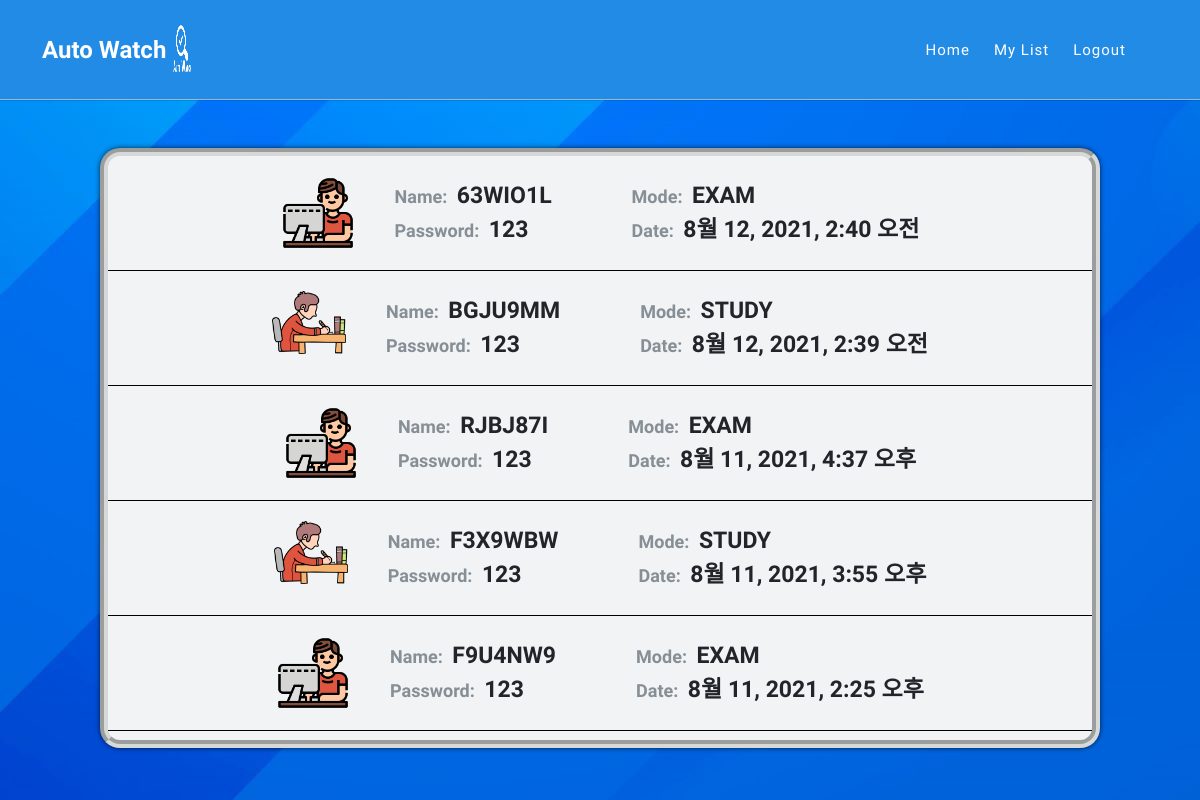
The app's page /main/list/room (signed in), older data.
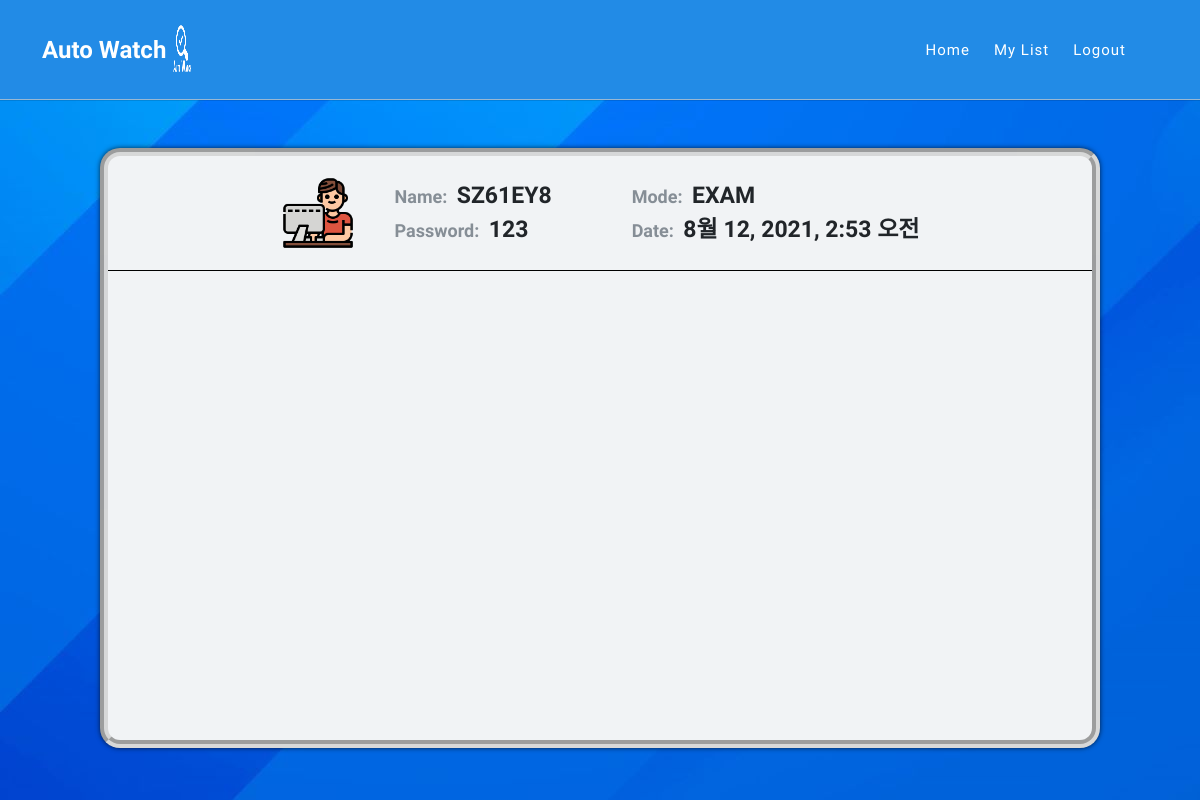
The same page, newer data.
### main/models.py (models this page shows, shortened)
class Room(models.Model):
    room_name = models.CharField(max_length=128, verbose_name="방 이름")
    room_password = models.CharField(max_length=64, verbose_name="방 비밀번호")
    file = models.FileField(upload_to="room", verbose_name="파일", default="NULL")
    mode = models.CharField(max_length=64, verbose_name="모드", default="NULL")
    maker = models.EmailField(max_length=64, verbose_name="생성자", default="NULL")
    make_date = models.DateTimeField(auto_now_add=True, verbose_name='생성 날짜')
    member_list = models.CharField(max_length=64, verbose_name='회원명단리스트',default=None)
    class Meta:
        db_table = 'room'
        verbose_name = 'Room 명단'
        verbose_name_plural = 'Room 명단'

### main/views.py (the view)
# urls.py: path('list/room', RoomList.as_view()),
class RoomList(ListView):
    model = Room
    template_name = 'roomlist.html'
    def get_queryset(self):    # roomlist를 보여줄 queryset 특정
        QuerySet = Room.objects.filter(maker = self.request.session.get('user_email')).order_by('-make_date')
        return QuerySet

### main/templates/roomlist.html (shortened to what this page needs)
<!DOCTYPE html>
<html lang="ko" id="html">
<head>
    <link href="/static/vendor/bootstrap/css/bootstrap.min.css" rel="stylesheet">
    <link rel="stylesheet" href="/static/assets/css/fontawesome.css">
    <link rel="stylesheet" href="/static/assets/css/templatemo-seo-dream.css?after">
    <link rel="stylesheet" href="/static/assets/css/main.css">
    <link rel="stylesheet" href="/static/assets/css/makeroom.css">
    <link rel="stylesheet" href="/static/assets/css/enterroom.css?after">
    <link rel="stylesheet" href="/static/assets/css/list.css?after">
    <link rel="stylesheet" href="/static/assets/css/animated.css">
    <link rel="stylesheet" href="https://cdnjs.cloudflare.com/ajax/libs/animate.css/4.1.1/animate.min.css"/>
    <link rel="stylesheet" href="/static/assets/css/owl.css">
</head>
<body>
    <div class="animate__animated animate__fadeInDown animate__delay-0.8s">
      <header class="header-area">
        <div class="container">
          <div class="row">
            <div class="col-12">
                <nav class="main-nav">
                  <a href="/main" class="logo">
                    <h4>Auto Watch <img src="/static/assets/images/자동감시로고_-removebg-preview.png" alt="" class="auto_logo"></h4>
                  </a>
                  <ul class="nav">
                    <li class="scroll-to-section"><a href="/main">Home</a></li>
                    <li class="scroll-to-section"><a href="/main/list">My List</a></li>
                    <li class="scroll-to-section"><a href="/logout">Logout {{username}}</a></li>
                    <li class="scroll-to-section"></li>
                  </ul>
                </nav>
            </div>
          </div>
        </div>
      </header>
    </div>
    <div class="main">
      <div class="inner">
        <div class="list-wapper">
          {% if object_list %}
              {% for Room in object_list %}
                  {% if Room.mode == 'STUDY' %}
                      <div class="room-list">
                          <img src="/static/assets/images/studying.png" alt="">
                          <div class="over"><span class="list-sub-text">Name: </span><span class="list-main-text">{{Room.room_name}}</span><br><span class="list-sub-text">Password: </span><span class="list-main-text">{{Room.room_password}}</span></div>
                          <div class="under"><span class="list-sub-text">Mode: </span><span class="list-main-text">{{Room.mode}}</span><br><span class="list-sub-text">Date: </span><span class="list-main-text">{{Room.make_date}}</span></div>
                      </div>
                  {% elif Room.mode == 'EXAM' %}
                      <div class="room-list">
                          <img src="/static/assets/images/exam.png" alt="">
                          <div class="over"><span class="list-sub-text">Name: </span><span class="list-main-text">{{Room.room_name}}</span><br><span class="list-sub-text">Password: </span><span class="list-main-text">{{Room.room_password}}</span></div>
                          <div class="under"><span class="list-sub-text">Mode: </span><span class="list-main-text">{{Room.mode}}</span><br><span class="list-sub-text">Date: </span><span class="list-main-text">{{Room.make_date}}</span></div>
                      </div>
                  {%endif%}
              {% endfor%}
          {% else %}
              <div id="noroom" class="animate__animated animate__rubberBand animate__delay-0.8s">
                  <span>생성한 방이 없습니다!</span>
                  <img src="/static/assets/images/embarrassed.png" alt="">
              </div>
          {%endif%}
        </div>
      </div>
    </div>
</body>
</html>

### static/assets/css/templatemo-seo-dream.css (style rules this page uses)
* { margin: 0; padding: 0; border: 0; outline: 0; }
ul, li { padding: 0; margin: 0; list-style: none; }
header, nav, section, article, aside, footer, hgroup { display: block; }
* { box-sizing: border-box; }
html, body { font-family: 'fontawesome-webfont', sans-serif; font-weight: 400; background-color: #fff; -ms-text-size-adjust: 100%; -webkit-font-smoothing: antialiased; -moz-osx-font-smoothing: grayscale; }
a { text-decoration: none; }
img { width: 100%; overflow: hidden; }
html, body { background: #fff; font-family: 'Open Sans', sans-serif; }
.header-area { background-color: #228be6; border-bottom: 1px solid rgba(204,204,204, 0.7); box-shadow: 0 0 1px rgba(0,0,0, 0.7); position: absolute; top: 0px; left: 0px; right: 0px; z-index: 100; height: 100px; -webkit-transition: all .5s ease 0s; -moz-transition: all .5s ease 0s; -o-transition: all .5s ease 0s; transition: all .5s ease 0s; }
.header-area .main-nav { min-height: 80px; background: transparent; }
.header-area .main-nav .logo { float: left; -webkit-transition: all 0.3s ease 0s; -moz-transition: all 0.3s ease 0s; -o-transition: all 0.3s ease 0s; transition: all 0.3s ease 0s; }
.header-area .main-nav .logo h4 { font-size: 30px; font-weight: 800; text-transform: capitalize; color: #fff; line-height: 100px; float: left; width: 300px; -webkit-transition: all 0.3s ease 0s; -moz-transition: all 0.3s ease 0s; -o-transition: all 0.3s ease 0s; transition: all 0.3s ease 0s; }
.header-area .main-nav .logo h4 img { margin-top: 10px; width: 80px; height: 80px; }
.header-area .main-nav .nav { float: right; margin-top: 30px; margin-right: 0px; background-color: transparent; -webkit-transition: all 0.3s ease 0s; -moz-transition: all 0.3s ease 0s; -o-transition: all 0.3s ease 0s; transition: all 0.3s ease 0s; position: relative; z-index: 999; }
.header-area .main-nav .nav li { padding-left: 20px; padding-right: 20px; }
.header-area .main-nav .nav li:last-child { padding-right: 0px; padding-left: 40px; }
.header-area .main-nav .nav li a { display: block; font-weight: 500; font-size: 15px; color: #fff; text-transform: capitalize; -webkit-transition: all 0.3s ease 0s; -moz-transition: all 0.3s ease 0s; -o-transition: all 0.3s ease 0s; transition: all 0.3s ease 0s; height: 40px; line-height: 40px; border: transparent; letter-spacing: 1px; }
.header-area .nav { margin-top: 30px; }
@media (max-width: 1200px) { .header-area .main-nav .nav li { padding-left: 12px; padding-right: 12px; } }
@media (max-width: 1200px) { .header-area .main-nav:before { display: none; } }
@media (min-width: 767px) { .header-area .main-nav .nav { display: flex !important; } }
.auto_logo { width: 100px; height: 50px; }
@media (max-width: 1200px) { .header-area .main-nav .logo h4 { font-size: 24px; } }
@media (max-width: 1200px) { .header-area .main-nav .logo h4 img { max-width: 25px; margin-left: 0px; } }
@media (max-width: 1200px) { .header-area .main-nav .nav li:last-child { padding-left: 20px; } }

### static/assets/css/main.css (style rules this page uses)
html,body { width: 100%; height: 100%; overflow: hidden; background-color: rgba(0,0,0, 0.7); }
.header-area .main-nav img { margin-top: 20px; }
.main { background-image: url(../images/main-back.jpg); background-repeat: no-repeat; width: 100%; height: 100%; display: flex; justify-content: center; align-items: center; }
.inner { margin-top: 6rem; width: 1000px; height: 600px; background-color: #f1f3f5; border-radius: 20px; border: 8px rgba(204,204,204, 0.7); border-style: groove; box-shadow: 0 0 5px rgba(0,0,0, 0.7); }

### static/assets/css/list.css (style rules this page uses)
.list-wapper { overflow: scroll; width: 100%; height: 100%; }
.room-list { border-bottom: 1px solid black; display: flex; justify-content: center; align-items: center; padding: 20px; }
.room-list img { width: 74px; height: 74px; }
.list-sub-text { font-size: large; color: #868e96; font-weight: 700; margin-left: 30px; }
.list-main-text { font-size: 23px; color: #212529; font-weight: 650; margin-left: 5px; }
.over { margin-left: 10px; }
.under { margin-left: 50px; }

Row changes from the older to the newer data that the page shows:
removed Room: room_name "63WIO1L", room_password "123", mode "EXAM", make_date "8월 12, 2021, 2:40 오전"
removed Room: room_name "BGJU9MM", room_password "123", mode "STUDY", make_date "8월 12, 2021, 2:39 오전"
removed Room: room_name "RJBJ87I", room_password "123", mode "EXAM", make_date "8월 11, 2021, 4:37 오후"
removed Room: room_name "F3X9WBW", room_password "123", mode "STUDY", make_date "8월 11, 2021, 3:55 오후"
changed Room "EXAM": room_name "F9U4NW9" → "SZ61EY8"; make_date "8월 11, 2021, 2:25 오후" → "8월 12, 2021, 2:53 오전"
